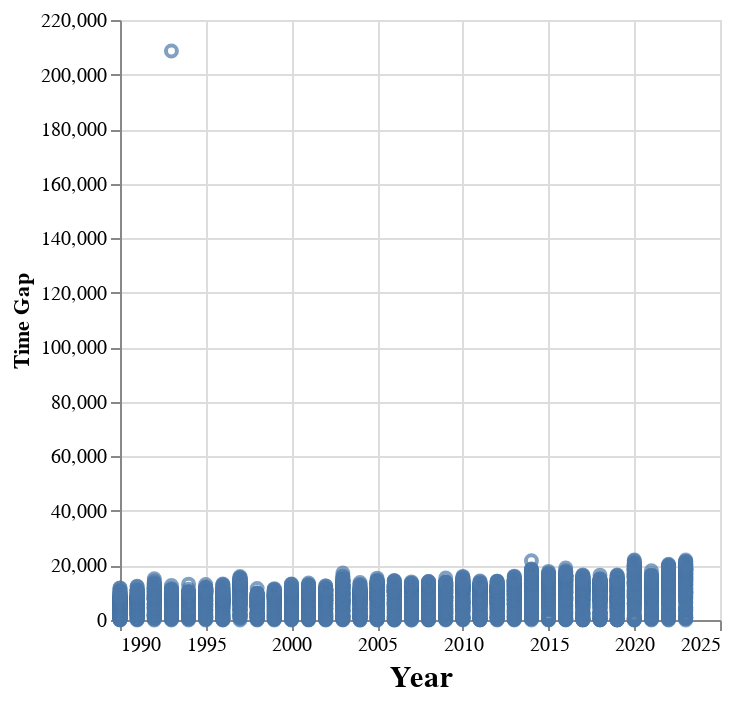

Notebook code cell kept with this figure:
### Code cell
alt.Chart(time_gaps_subset).mark_point().encode(
    x = alt.X('Year:Q', axis = alt.Axis(title = 'Year', titleFontSize = 15, format = '4f',
                                        tickCount = round(time_gaps_subset['Year'].nunique() / 4)), 
                                        scale = alt.Scale(domain = [1990, 2025])), 
    y = alt.Y('Time Gap')
)

### Figure 1 — Vega-Lite specification as saved in the notebook (floating-point values rounded to 4 significant figures; data arrays with more than 128 entries replaced by an {"elided": "..."} marker saying what was removed)
{"config": {"view": {"continuousWidth": 300, "continuousHeight": 300}}, "data": {"name": "data-962ba2814b65ba7261dfc36614466fa2"}, "mark": {"type": "point"}, "encoding": {"x": {"axis": {"format": "4f", "tickCount": 8, "title": "Year", "titleFontSize": 15}, "field": "Year", "scale": {"domain": [1990, 2025]}, "type": "quantitative"}, "y": {"field": "Time Gap", "type": "quantitative"}}, "$schema": "https://vega.github.io/schema/vega-lite/v5.17.0.json", "datasets": {"data-962ba2814b65ba7261dfc36614466fa2": {"elided": "4931 records"}}}
